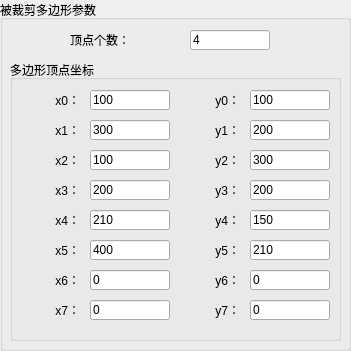
    <widget class="QGroupBox" name="groupBox">
     <property name="geometry">
      <rect>
       <x>10</x>
       <y>80</y>
       <width>351</width>
       <height>351</height>
      </rect>
     </property>
     <property name="title">
      <string>被裁剪多边形参数</string>
     </property>
     <widget class="QLabel" name="label">
      <property name="geometry">
       <rect>
        <x>70</x>
        <y>30</y>
        <width>69</width>
        <height>20</height>
       </rect>
      </property>
      <property name="text">
       <string>顶点个数：</string>
      </property>
     </widget>
     <widget class="QLineEdit" name="lineEdit_n">
      <property name="geometry">
       <rect>
        <x>190</x>
        <y>30</y>
        <width>80</width>
        <height>20</height>
       </rect>
      </property>
      <property name="text">
       <string>4</string>
      </property>
     </widget>
     <widget class="QGroupBox" name="groupBox_nodeList_2">
      <property name="geometry">
       <rect>
        <x>10</x>
        <y>60</y>
        <width>331</width>
        <height>281</height>
       </rect>
      </property>
      <property name="title">
       <string>多边形顶点坐标</string>
      </property>
      <widget class="QLineEdit" name="lineEdit_x0">
       <property name="geometry">
        <rect>
         <x>80</x>
         <y>30</y>
         <width>80</width>
         <height>20</height>
        </rect>
       </property>
       <property name="text">
        <string>100</string>
       </property>
      </widget>
      <widget class="QLabel" name="label_x0_2">
       <property name="geometry">
        <rect>
         <x>20</x>
         <y>30</y>
         <width>50</width>
         <height>20</height>
        </rect>
       </property>
       <property name="text">
        <string>x0：</string>
       </property>
       <property name="alignment">
        <set>Qt::AlignRight|Qt::AlignTrailing|Qt::AlignVCenter</set>
       </property>
      </widget>
      <widget class="QLabel" name="label_y0">
       <property name="geometry">
        <rect>
         <x>180</x>
         <y>30</y>
         <width>50</width>
         <height>20</height>
        </rect>
       </property>
       <property name="text">
        <string>y0：</string>
       </property>
       <property name="alignment">
        <set>Qt::AlignRight|Qt::AlignTrailing|Qt::AlignVCenter</set>
       </property>
      </widget>
      <widget class="QLineEdit" name="lineEdit_y0">
       <property name="geometry">
        <rect>
         <x>240</x>
         <y>30</y>
         <width>80</width>
         <height>20</height>
        </rect>
       </property>
       <property name="text">
        <string>100</string>
       </property>
      </widget>
      <widget class="QLabel" name="label_x1_5">
       <property name="geometry">
        <rect>
         <x>180</x>
         <y>60</y>
         <width>50</width>
         <height>20</height>
        </rect>
       </property>
       <property name="text">
        <string>y1：</string>
       </property>
       <property name="alignment">
        <set>Qt::AlignRight|Qt::AlignTrailing|Qt::AlignVCenter</set>
       </property>
      </widget>
      <widget class="QLineEdit" name="lineEdit_y1">
       <property name="geometry">
        <rect>
         <x>240</x>
         <y>60</y>
         <width>80</width>
         <height>20</height>
        </rect>
       </property>
       <property name="text">
        <string>200</string>
       </property>
      </widget>
      <widget class="QLabel" name="label_x1_2">
       <property name="geometry">
        <rect>
         <x>20</x>
         <y>60</y>
         <width>50</width>
         <height>20</height>
        </rect>
       </property>
       <property name="text">
        <string>x1：</string>
       </property>
       <property name="alignment">
        <set>Qt::AlignRight|Qt::AlignTrailing|Qt::AlignVCenter</set>
       </property>
      </widget>
      <widget class="QLineEdit" name="lineEdit_x1">
       <property name="geometry">
        <rect>
         <x>80</x>
         <y>60</y>
         <width>80</width>
         <height>20</height>
        </rect>
       </property>
       <property name="text">
        <string>300</string>
       </property>
      </widget>
      <widget class="QLabel" name="label_x1_7">
       <property name="geometry">
        <rect>
         <x>180</x>
         <y>90</y>
         <width>50</width>
         <height>20</height>
        </rect>
       </property>
       <property name="text">
        <string>y2：</string>
       </property>
       <property name="alignment">
        <set>Qt::AlignRight|Qt::AlignTrailing|Qt::AlignVCenter</set>
       </property>
      </widget>
      <widget class="QLineEdit" name="lineEdit_y2">
       <property name="geometry">
        <rect>
         <x>240</x>
         <y>90</y>
         <width>80</width>
         <height>20</height>
        </rect>
       </property>
       <property name="text">
        <string>300</string>
       </property>
      </widget>
      <widget class="QLabel" name="label_x1_9">
       <property name="geometry">
        <rect>
         <x>20</x>
         <y>90</y>
         <width>50</width>
         <height>20</height>
        </rect>
       </property>
       <property name="text">
        <string>x2：</string>
       </property>
       <property name="alignment">
        <set>Qt::AlignRight|Qt::AlignTrailing|Qt::AlignVCenter</set>
       </property>
      </widget>
      <widget class="QLineEdit" name="lineEdit_x2">
       <property name="geometry">
        <rect>
         <x>80</x>
         <y>90</y>
         <width>80</width>
         <height>20</height>
        </rect>
       </property>
       <property name="text">
        <string>100</string>
       </property>
      </widget>
      <widget class="QLabel" name="label_x1_11">
       <property name="geometry">
        <rect>
         <x>180</x>
         <y>120</y>
         <width>50</width>
         <height>20</height>
        </rect>
       </property>
       <property name="text">
        <string>y3：</string>
       </property>
       <property name="alignment">
        <set>Qt::AlignRight|Qt::AlignTrailing|Qt::AlignVCenter</set>
       </property>
      </widget>
      <widget class="QLineEdit" name="lineEdit_y3">
       <property name="geometry">
        <rect>
         <x>240</x>
         <y>120</y>
         <width>80</width>
         <height>20</height>
        </rect>
       </property>
       <property name="text">
        <string>200</string>
       </property>
      </widget>
      <widget class="QLabel" name="label_x1_12">
       <property name="geometry">
        <rect>
         <x>20</x>
         <y>120</y>
         <width>50</width>
         <height>20</height>
        </rect>
       </property>
       <property name="text">
        <string>x3：</string>
       </property>
       <property name="alignment">
        <set>Qt::AlignRight|Qt::AlignTrailing|Qt::AlignVCenter</set>
       </property>
      </widget>
      <widget class="QLineEdit" name="lineEdit_x3">
       <property name="geometry">
        <rect>
         <x>80</x>
         <y>120</y>
         <width>80</width>
         <height>20</height>
        </rect>
       </property>
       <property name="text">
        <string>200</string>
       </property>
      </widget>
      <widget class="QLabel" name="label_x1_13">
       <property name="geometry">
        <rect>
         <x>180</x>
         <y>150</y>
         <width>50</width>
         <height>20</height>
        </rect>
       </property>
       <property name="text">
        <string>y4：</string>
       </property>
       <property name="alignment">
        <set>Qt::AlignRight|Qt::AlignTrailing|Qt::AlignVCenter</set>
       </property>
      </widget>
      <widget class="QLineEdit" name="lineEdit_y4">
       <property name="geometry">
        <rect>
         <x>240</x>
         <y>150</y>
         <width>80</width>
         <height>20</height>
        </rect>
       </property>
       <property name="text">
        <string>150</string>
       </property>
      </widget>
      <widget class="QLabel" name="label_x1_14">
       <property name="geometry">
        <rect>
         <x>20</x>
         <y>150</y>
         <width>50</width>
         <height>20</height>
        </rect>
       </property>
       <property name="text">
        <string>x4：</string>
       </property>
       <property name="alignment">
        <set>Qt::AlignRight|Qt::AlignTrailing|Qt::AlignVCenter</set>
       </property>
      </widget>
      <widget class="QLineEdit" name="lineEdit_x4">
       <property name="geometry">
        <rect>
         <x>80</x>
         <y>150</y>
         <width>80</width>
         <height>20</height>
        </rect>
       </property>
       <property name="text">
        <string>210</string>
       </property>
      </widget>
      <widget class="QLabel" name="label_x1_15">
       <property name="geometry">
        <rect>
         <x>180</x>
         <y>180</y>
         <width>50</width>
         <height>20</height>
        </rect>
       </property>
       <property name="text">
        <string>y5：</string>
       </property>
       <property name="alignment">
        <set>Qt::AlignRight|Qt::AlignTrailing|Qt::AlignVCenter</set>
       </property>
      </widget>
      <widget class="QLineEdit" name="lineEdit_y5">
       <property name="geometry">
        <rect>
         <x>240</x>
         <y>180</y>
         <width>80</width>
         <height>20</height>
        </rect>
       </property>
       <property name="text">
        <string>210</string>
       </property>
      </widget>
      <widget class="QLabel" name="label_x1_16">
       <property name="geometry">
        <rect>
         <x>20</x>
         <y>180</y>
         <width>50</width>
         <height>20</height>
        </rect>
       </property>
       <property name="text">
        <string>x5：</string>
       </property>
       <property name="alignment">
        <set>Qt::AlignRight|Qt::AlignTrailing|Qt::AlignVCenter</set>
       </property>
      </widget>
      <widget class="QLineEdit" name="lineEdit_x5">
       <property name="geometry">
        <rect>
         <x>80</x>
         <y>180</y>
         <width>80</width>
         <height>20</height>
        </rect>
       </property>
       <property name="text">
        <string>400</string>
       </property>
      </widget>
      <widget class="QLabel" name="label_x1_17">
       <property name="geometry">
        <rect>
         <x>180</x>
         <y>210</y>
         <width>50</width>
         <height>20</height>
        </rect>
       </property>
       <property name="text">
        <string>y6：</string>
       </property>
       <property name="alignment">
        <set>Qt::AlignRight|Qt::AlignTrailing|Qt::AlignVCenter</set>
       </property>
      </widget>
      <widget class="QLineEdit" name="lineEdit_y6">
       <property name="geometry">
        <rect>
         <x>240</x>
         <y>210</y>
         <width>80</width>
         <height>20</height>
        </rect>
       </property>
       <property name="text">
        <string>0</string>
       </property>
      </widget>
      <widget class="QLabel" name="label_x1_18">
       <property name="geometry">
        <rect>
         <x>20</x>
         <y>210</y>
         <width>50</width>
         <height>20</height>
        </rect>
       </property>
       <property name="text">
        <string>x6：</string>
       </property>
       <property name="alignment">
        <set>Qt::AlignRight|Qt::AlignTrailing|Qt::AlignVCenter</set>
       </property>
      </widget>
      <widget class="QLineEdit" name="lineEdit_x6">
       <property name="geometry">
        <rect>
         <x>80</x>
         <y>210</y>
         <width>80</width>
         <height>20</height>
        </rect>
       </property>
       <property name="text">
        <string>0</string>
       </property>
      </widget>
      <widget class="QLabel" name="label_x1_19">
       <property name="geometry">
        <rect>
         <x>180</x>
         <y>240</y>
         <width>50</width>
         <height>20</height>
        </rect>
       </property>
       <property name="text">
        <string>y7：</string>
       </property>
       <property name="alignment">
        <set>Qt::AlignRight|Qt::AlignTrailing|Qt::AlignVCenter</set>
       </property>
      </widget>
      <widget class="QLineEdit" name="lineEdit_y7">
       <property name="geometry">
        <rect>
         <x>240</x>
         <y>240</y>
         <width>80</width>
         <height>20</height>
        </rect>
       </property>
       <property name="text">
        <string>0</string>
       </property>
      </widget>
      <widget class="QLabel" name="label_x1_20">
       <property name="geometry">
        <rect>
         <x>20</x>
         <y>240</y>
         <width>50</width>
         <height>20</height>
        </rect>
       </property>
       <property name="text">
        <string>x7：</string>
       </property>
       <property name="alignment">
        <set>Qt::AlignRight|Qt::AlignTrailing|Qt::AlignVCenter</set>
       </property>
      </widget>
      <widget class="QLineEdit" name="lineEdit_x7">
       <property name="geometry">
        <rect>
         <x>80</x>
         <y>240</y>
         <width>80</width>
         <height>20</height>
        </rect>
       </property>
       <property name="text">
        <string>0</string>
       </property>
      </widget>
     </widget>
    </widget>
